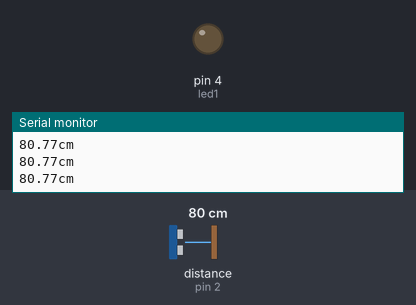
This sketch was run on a simulated Arduino Uno, built with avr-gcc and run on an emulated ATmega328P. Parts: output pins drawn as LEDs (lit = HIGH), the last lines printed to the serial monitor. Wiring (inferred from the names in the program): ultrasonic range finder: trigger pin 3; echo pin 2. The test bench sets the inputs (shaded band); at power-on: distance to the obstacle (sensor on pin 2) 80 cm. The echo pulse lasts 58.3 µs per cm; pins used as bus, display or sensor lines are not drawn.

Above: at 1.2 s.
1.3 s: distance to the obstacle (sensor on pin 2) set to 55 cm
2.8 s: distance to the obstacle (sensor on pin 2) set to 45 cm
At 3.6 s:
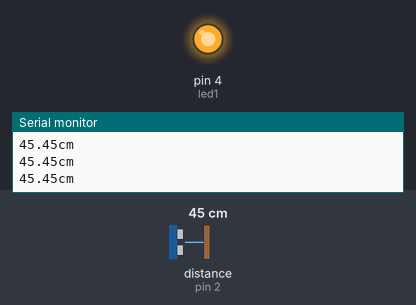
4.3 s: distance to the obstacle (sensor on pin 2) set to 60 cm
At 5.5 s:
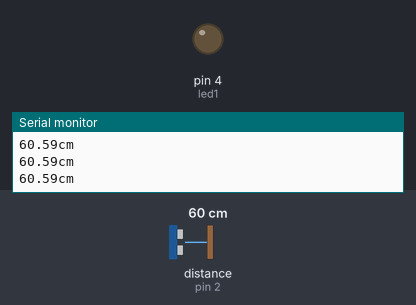
5.8 s: distance to the obstacle (sensor on pin 2) set to 2 cm
At 6.3 s:
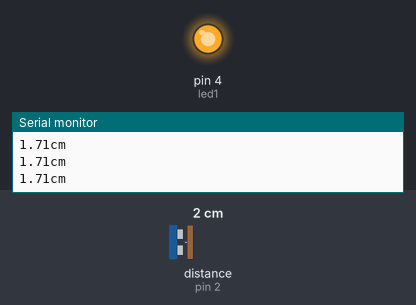
Timing chart, 0 to 8.3 s (numbered marks = the images above; inputs shaded):
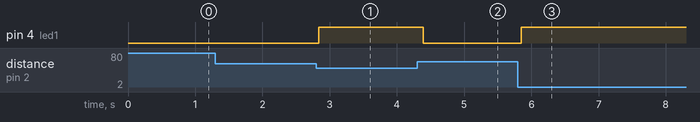

Measured:
- the behaviour switches between 50 and 49 cm on distance to the obstacle (sensor on pin 2) (found by bisection; images 0 and 1)
- after the input at 2.8 s, pin 4 (led1): LOW → HIGH at once
- after the input at 4.3 s, pin 4 (led1): HIGH → LOW after 0.09 s
- after the input at 5.8 s, pin 4 (led1): LOW → HIGH after 0.05 s

The sketch:

ultrasonic.ino
```cpp
#define ECHOPIN 2        // Echo pin z HC-SC04 na pin 2
#define TRIGPIN 3        // Trig pin z HC-SC04 na pin 3
#define led1 4 //ledka

//lcd_i2c
//#include <LiquidCrystal_I2C.h>
//#include <Wire.h>
//#define BACKLIGHT_PIN 3
// lcd(0x27, 2, 1, 0, 4, 5, 6, 7);

void setup()
{
//Nastaví sériovou komunikaci
Serial.begin(9600);
//Nastaví pin 2 jako vstupní
pinMode(ECHOPIN, INPUT);
//Nastaví pin 3 jako výstupní
pinMode(TRIGPIN, OUTPUT);

pinMode(led1, OUTPUT);

//lcd.begin(16, 2);
//lcd.setBacklightPin(BACKLIGHT_PIN, POSITIVE);
//lcd.setBacklight(HIGH);

}


void loop()
{
 // Vyšle impuls do modulu HC-SR04
  digitalWrite(TRIGPIN, LOW);
  delayMicroseconds(2);
  digitalWrite(TRIGPIN, HIGH);
  delayMicroseconds(10);
  digitalWrite(TRIGPIN, LOW);

  // Spočítá vzdálenost
  float distance = pulseIn(ECHOPIN, HIGH);
  distance= distance*0.017315f;

  // odešle informace na sérivý port
  Serial.print(distance);
  Serial.print("cm\n");

  //lcd.setCursor(0,0);
  //lcd.print(distance);
  //lcd.print("cm      ");

  if(distance<50)
  {
    digitalWrite(led1, HIGH);
  }
  else digitalWrite(led1, LOW);

  //počká 1 sekundu
  delay(100);
}


//Více zde: http://arduino8.webnode.cz/news/lekce-9-merime-vzdalenost-s-hc-sr04/
```
